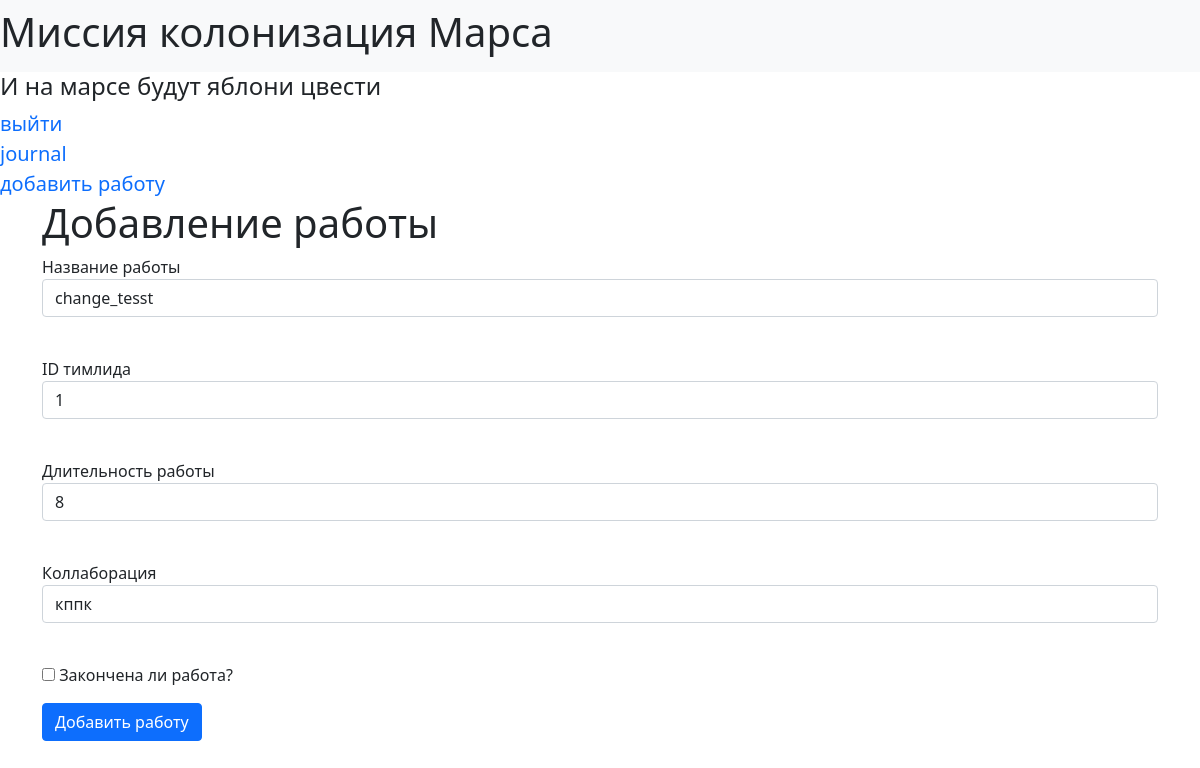
/jobs/1 (signed in), run on the app's committed database.
### mars_explorer/data/jobs.py (models this page shows, shortened)
class Jobs(SqlAlchemyBase, UserMixin, SerializerMixin):
    __tablename__ = "jobs"
    id = sqlalchemy.Column(sqlalchemy.Integer, primary_key=True, autoincrement=True)
    teamleader = sqlalchemy.Column(sqlalchemy.Integer, sqlalchemy.ForeignKey("users.id"))
    job = sqlalchemy.Column(sqlalchemy.String, nullable=True)
    work_size = sqlalchemy.Column(sqlalchemy.Integer, nullable=True)
    collaborators = sqlalchemy.Column(sqlalchemy.String, nullable=True)
    start_date = sqlalchemy.Column(sqlalchemy.DateTime, default=datetime.datetime.now)
    end_date = sqlalchemy.Column(sqlalchemy.DateTime, default=datetime.datetime.now)
    is_finished = sqlalchemy.Column(sqlalchemy.Boolean, default=True)
    user = orm.relationship("User")

### mars_explorer/main_sqlalchemy.py (the view, shortened to what this page needs)
@app.route('/jobs/<int:id>', methods=['GET', 'POST'])
@login_required
def job_edit(id):
    form = AddJobForm()
    if request.method == "GET":
        db_sess = db_session.create_session()
        jobs = db_sess.query(Jobs).filter(Jobs.id == id,
                                          (Jobs.teamleader == current_user.id) | (
                                                      current_user.id == 1)).first()
        if jobs:
            form.job.data = jobs.job
            form.team_leader.data = jobs.teamleader
            form.work_size.data = jobs.work_size
            form.collaborators.data = jobs.collaborators
            form.is_finished.data = jobs.is_finished
        else:
            abort(404)
    return render_template('add_job.html', title='Job Edit', form=form)

### mars_explorer/data/add_job.py
class AddJobForm(FlaskForm):
    job = StringField('Название работы', validators=[DataRequired()])
    team_leader = IntegerField('ID тимлида', validators=[DataRequired()])
    work_size = StringField('Длительность работы', validators=[DataRequired()])
    collaborators = StringField('Коллаборация', validators=[DataRequired()])
    is_finished = BooleanField('Закончена ли работа?')
    submit = SubmitField('Добавить работу')

### mars_explorer/data/db_session.py (called while the page is built)
def create_session() -> Session:
    global __factory
    return __factory()

### mars_explorer/main_sqlalchemy.py (called while the page is built)
@login_manager.user_loader
def load_user(user_id):
    db_sess = db_session.create_session()
    return db_sess.query(User).get(user_id)

### mars_explorer/templates/add_job.html (shortened to what this page needs)
{% extends "base.html" %}
{% block content %}
<h1>Добавление работы</h1>
<form action="" method="post">
    <p>
        {{ form.job.label }}<br>
        {{ form.job(class="form-control") }}<br>
    </p>
    <p>
        {{ form.team_leader.label }}<br>
        {{ form.team_leader(class="form-control") }}<br>
    </p>
    <p>
        {{ form.work_size.label }}<br>
        {{ form.work_size(class="form-control") }}<br>
    </p>
    <p>
        {{ form.collaborators.label }}<br>
        {{ form.collaborators(class="form-control") }}<br>
    </p>
    <p>{{ form.is_finished() }} {{ form.is_finished.label }}</p>
    <p>{{ form.submit(type="submit", class="btn btn-primary") }}</p>
</form>
{% endblock %}

### data on the page
Jobs: job "change_tesst", work_size "8", collaborators "кппк"
